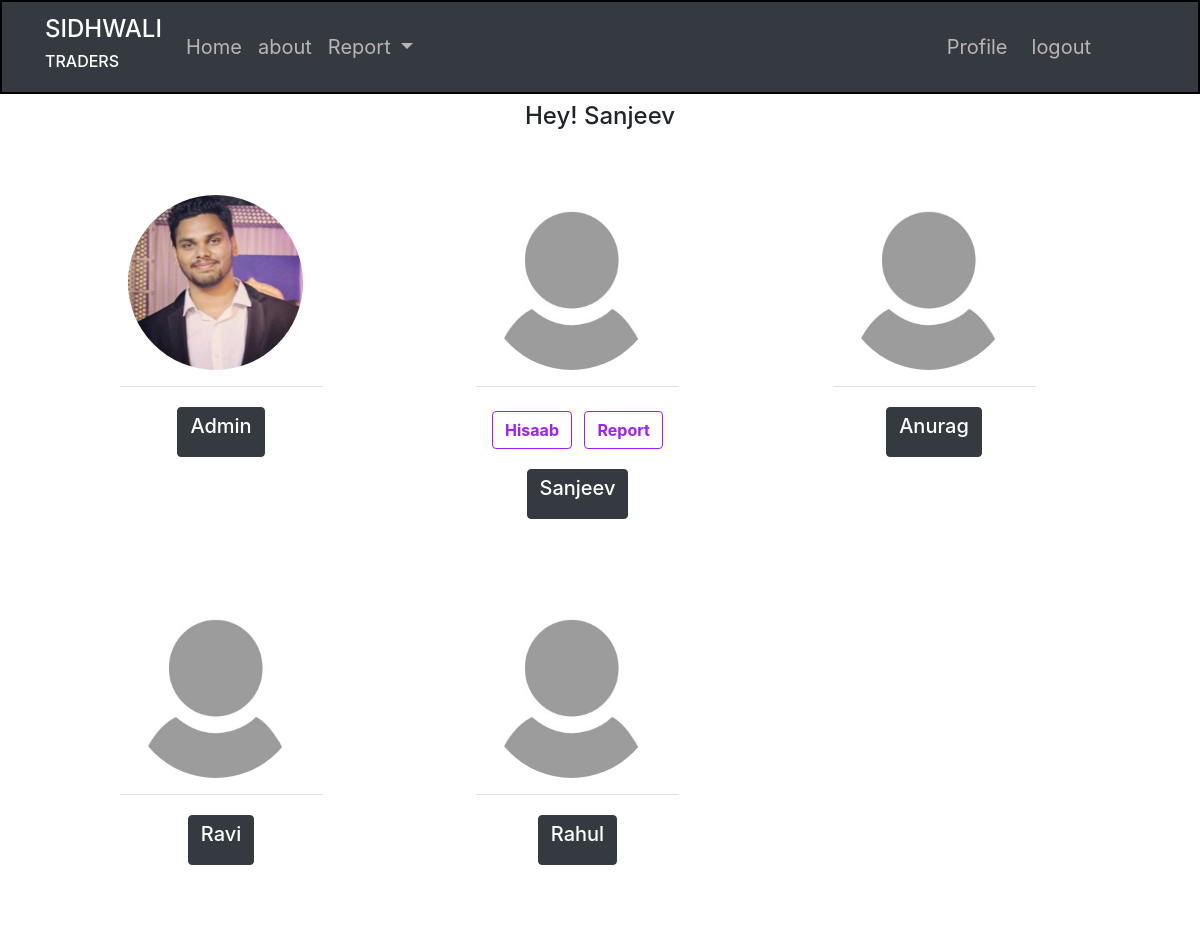
The app's page /home (signed in) with its own data.
### crm/models.py (models this page shows, shortened)
class User(db.Model, UserMixin):
    id = db.Column(db.Integer, primary_key=True)
    username = db.Column(db.String(20), unique=True, nullable=False)
    email = db.Column(db.String(120), unique=True, nullable=False)
    image_file = db.Column(db.String(20), nullable=False, default="default.jpeg")
    password = db.Column(db.String(20), nullable=False)
    pos_id = db.Column(db.Integer, unique=True, nullable=False)
    hisaab = db.relationship("Hisaab", backref="fos", lazy="dynamic")

### crm/routes.py (the view)
@app.route("/home")
@login_required
def home():
    fos = User.query.all()
    return render_template(
        "home.html", title="Home", fos=fos, Hisaab=Hisaab, admin=admin, Master=Master, db=db
    )

### crm/models.py (called while the page is built)
@login_manager.user_loader
def load_user(user_id):
    return User.query.get(int(user_id))

### crm/templates/home.html (shortened to what this page needs)
{% extends "index.html" %}
{% block content  %}
<div class="navbar-nav">
   <li class="nav-welcome p-2">
      <h4>Hey! {{ current_user.username }}</h4>
   </li>
</div>
<div class="container mt-3">
   {% for fse in fos %}
   <div class="card d-inline-flex align-items-center m-3" style="min-width: 20rem; min-height: 21rem;">
      <div class="border-bottom mt-3">
         <img class="rounded-circle account-img ml-2"
            src="{{ url_for("static", filename="profile_pics/" + fse.image_file) }}">
      </div>
      {% if current_user.username != admin %}
      {% if fse == current_user %}
      <div class="inline mt-4">
         <a href="{{ url_for('hisaab') }}" class="btn btn-outline-warning mr-2">Hisaab</a>
         <a href="{{ url_for('user_hisaab', username=current_user.username) }}"
            class="btn btn-outline-warning">Report</a>
      </div>
      {% endif %}
      {% endif %}
      <div class="card-body text-center">
         <p>
            <button class="btn btn-dark" type="button" data-toggle="collapse"
               data-target="#{{fse.username}}collapseBlock" aria-expanded="false"
               aria-controls="{{fse.username}}collapseBlock">
               <strong>
                  <h5 class="card-title">{{fse.username}}</h5>
               </strong>
            </button>
         </p>
               {% set hisaab = Hisaab.query.filter_by(fos=fse).order_by(Hisaab.id.desc()).first() %}
      </div>
   </div>
   {% endfor %}
</div>
{% endblock content %}

### crm/static/main.css (style rules this page uses)
body { background-color: rgb(255, 255, 255); min-width: fit-content; }
.container .card .btn.btn-outline-warning { color: #9D1FFF; border-color:#9D1FFF; font-weight: bold; }
.card.d-inline-flex.align-items-center { border: none; border-color: none; }
.navbar-nav li.nav-welcome { text-align: center; }
.account-img { height: 175px; width: 175px; margin-right: 20px; margin-bottom: 16px; }

### records on screen
User: username "Sanjeev", image_file (placeholder picture)
User: image_file (picture), username "Admin"
User: image_file (placeholder picture), username "Anurag"
User: image_file (placeholder picture), username "Ravi"
User: image_file (placeholder picture), username "Rahul"
